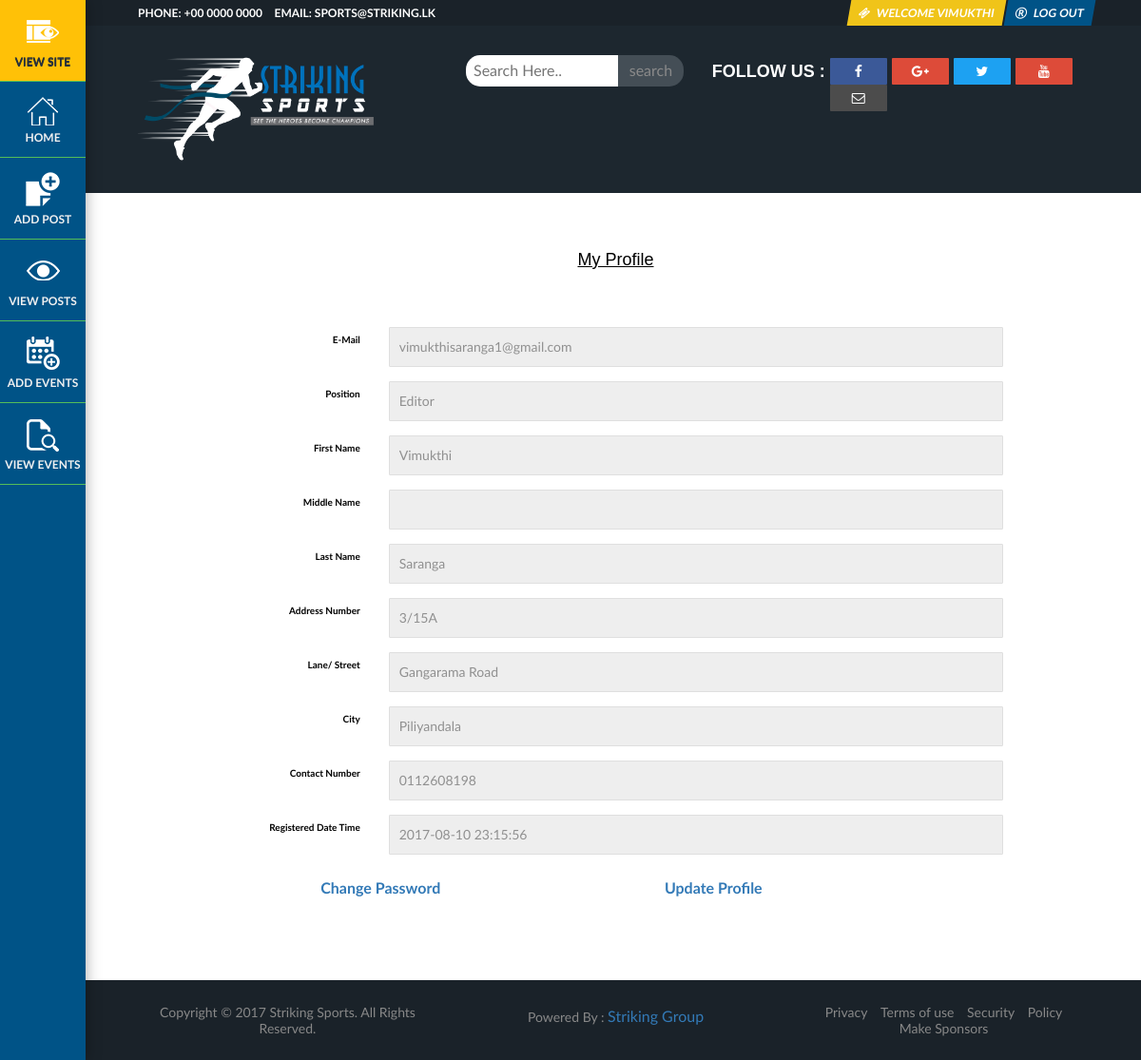
Before: /StrikingSports/src/staffProfile.php (signed in) with the older database file.
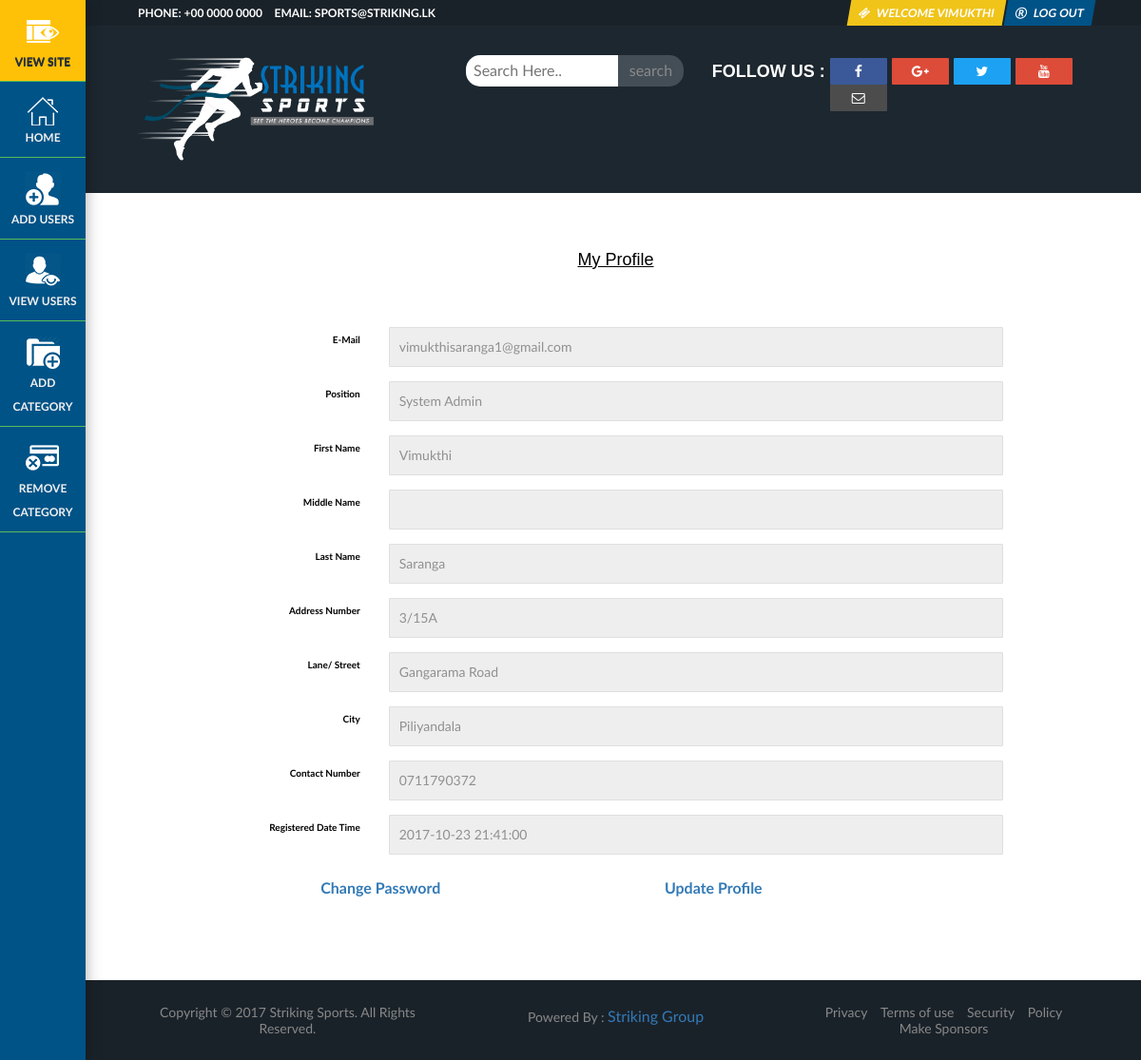
After: the same page with the newer database file.
### tables this page shows
CREATE TABLE `staff` (
  `email` varchar(100) NOT NULL,
  `password` varchar(32) DEFAULT NULL,
  `previous_password` varchar(32) DEFAULT NULL,
  `registered_date_time` datetime DEFAULT NULL,
  `status` int(11) DEFAULT NULL,
  `login_attempt` int(11) DEFAULT NULL,
  `contact_no` varchar(10) DEFAULT NULL,
  `address_address_id` int(11) NOT NULL,
  `name_name_id` int(11) NOT NULL,
  `position` int(11) NOT NULL DEFAULT '1',
  PRIMARY KEY (`email`),
  UNIQUE KEY `email_UNIQUE` (`email`),
  KEY `fk_staff_address_idx` (`address_address_id`),
  KEY `fk_staff_name1_idx` (`name_name_id`),
  CONSTRAINT `fk_staff_address` FOREIGN KEY (`address_address_id`) REFERENCES `address` (`address_id`) ON DELETE NO ACTION ON UPDATE NO ACTION,
  CONSTRAINT `fk_staff_name1` FOREIGN KEY (`name_name_id`) REFERENCES `name` (`name_id`) ON DELETE NO ACTION ON UPDATE NO ACTION
);

CREATE TABLE `name` (
  `name_id` int(11) NOT NULL AUTO_INCREMENT,
  `first_name` varchar(20) NOT NULL,
  `second_name` varchar(20) DEFAULT NULL,
  `last_name` varchar(20) NOT NULL,
  PRIMARY KEY (`name_id`)
);

CREATE TABLE `address` (
  `address_id` int(11) NOT NULL AUTO_INCREMENT,
  `address_no` varchar(10) NOT NULL,
  `address_lane` varchar(40) NOT NULL,
  `address_city` varchar(30) NOT NULL,
  PRIMARY KEY (`address_id`)
);

### StrikingSports/src/staffProfile.php (the view, shortened to what this page needs)
<?php
if(isset($_SESSION['position']) && ($_SESSION['position']==0 || $_SESSION['position']==1 || $_SESSION['position']==2)){
if(isset($_SESSION['email'])){
?>
<!DOCTYPE html>
<html lang="en">
<?php
include_once('../ssi/header.php');
include_once('../ssi/db.php');
?>
<body style="overflow: visible;">
	<?php
		$email = $_SESSION['email'];
		$getUser = "SELECT * FROM staff WHERE email='".$email."'";
		$resultGetUser = mysqli_query($con, $getUser) or die();
		if(mysqli_num_rows($resultGetUser) != 0){
			while($rowGetUser = mysqli_fetch_array($resultGetUser)){
				$eContact = $rowGetUser['contact_no'];
				$eNameId = $rowGetUser['name_name_id'];
				$eAddressId = $rowGetUser['address_address_id'];
				$position = $rowGetUser['position'];
				$ePosition = $position;
				if($position == "0"){
					$position = "System Admin";
				} else if($position == "1"){
					$position = "Editor";
				} else if($position == "2"){
					$position = "Approver";
				}
				$regDateTime = $rowGetUser['registered_date_time'];
				$getName = "SELECT * FROM NAME WHERE name_id='".$eNameId."'";
				$resultGetName = mysqli_query($con, $getName) or die();
				if(mysqli_num_rows($resultGetName) != 0){
					while($rowGetName = mysqli_fetch_array($resultGetName)){
						$eFName = $rowGetName['first_name'];
						$eSName = $rowGetName['second_name'];
						$eLName = $rowGetName['last_name'];
					}
				} else {
					session_unset();
					header('staffLogin.php?error=np');
				}
				$getAddress = "SELECT * FROM address WHERE address_id='".$eAddressId."'";
				$resultGetAddress = mysqli_query($con, $getAddress) or die();
				if(mysqli_num_rows($resultGetAddress) != 0){
					while($rowGetAddress = mysqli_fetch_array($resultGetAddress)){
						$eAno = $rowGetAddress['address_no'];
						$eALane = $rowGetAddress['address_lane'];
						$eACity = $rowGetAddress['address_city'];
					}
				} else {
					session_unset();
					header('staffLogin.php?error=np');
				}
			}
		} else {
			session_unset();
			header('staffLogin.php?error=np');
		}
	?>
    <?php
		if($ePosition == 0){
			include_once('../ssi/sideMenuAdmin.php');
		} else if($ePosition == 1){
			include_once('../ssi/sideMenuStaff.php');
		} else if($ePosition == 2){
			include_once('../ssi/sideMenuApprover.php');
		}
		include_once('../ssi/topMenuStaff.php');
		include_once('../ssi/searchBar.php');
	?>
    <section>
    <div class="lp">
        <div class="inn-title text-center">
            <font face="Verdana, Geneva, sans-serif" size="+1">
            	<u>My Profile</u>
            </font>
        </div>
        <div class="p-mf">
        <div style="padding:10px;">
			<form role="form" class="form-horizontal">
                <div class="form-group">
                    <label for="employeelNIC" class="control-label col-md-3">E-Mail</label>
                    <div class="col-md-8">
                    	<input class="form-control" type="text" name="nic" id="nic" readonly value="<?php echo $email; ?>"/>
                	</div>
                </div>
                <div class="form-group">
                    <label for="employeelNIC" class="control-label col-md-3">Position</label>
                    <div class="col-md-8">
                    	<input class="form-control" type="text" name="nic" id="nic" readonly value="<?php echo $position;?>"/>
                	</div>
                </div>
                <div class="form-group">
                    <label for="employeefName" class="control-label col-md-3">First Name</label>
                    <div class="col-md-8">
                    	<input class="form-control text-capitalize" type="text" name="fname" id="fname" readonly value="<?php echo $eFName; ?>"/>
                	</div>
                </div>
                <div class="form-group">
                    <label for="employeemName" class="control-label col-md-3">Middle Name</label>
                    <div class="col-md-8">
                    	<input class="form-control text-capitalize" type="text" name="mname" id="mname" readonly value="<?php echo $eSName; ?>"/>
                	</div>
                </div>
                <div class="form-group">
                    <label for="employeelName" class="control-label col-md-3">Last Name</label>
                    <div class="col-md-8">
                    	<input class="form-control text-capitalize" type="text" name="lname" id="lname" readonly value="<?php echo $eLName; ?>"/>
                	</div>
                </div>
                <div class="form-group">
                    <label for="addressNo" class="control-label col-md-3">Address Number</label>
                    <div class="col-md-8">
                    	<input class="form-control text-capitalize" type="text" name="addresNo" id="addressNo" readonly value="<?php echo $eAno; ?>"/>
                	</div>
                </div>
                <div class="form-group">
                    <label for="addressLane" class="control-label col-md-3">Lane/ Street</label>
                    <div class="col-md-8">
                    	<input class="form-control  text-capitalize" type="text" name="lane" id="lane" readonly value="<?php echo $eALane; ?>"/>
                	</div>
                </div>
                <div class="form-group">
                    <label for="addressCity" class="control-label col-md-3">City</label>
                    <div class="col-md-8">
                    	<input class="form-control text-capitalize" type="text" name="city" id="city" readonly value="<?php echo $eACity; ?>"/>
                	</div>
                </div>
                <div class="form-group">
                    <label for="employeeContact" class="control-label col-md-3">Contact Number</label>
                    <div class="col-md-8">
                    	<input class="form-control" type="text" name="contact" id="contact" readonly value="<?php echo $eContact; ?>"/>
                	</div>
                </div>
                <div class="form-group">
                    <label for="regDate" class="control-label col-md-3">Registered Date Time</label>
                    <div class="col-md-8">
                    	<input class="form-control text-capitalize" type="text" name="regDate" id="regDate" readonly value="<?php echo $regDateTime; ?>" required/>
                	</div>
                </div>
                <div class="form-group text-center">
                    <label class="control-label col-md-4"><a href="changeStaffPassword.php">Change Password</a></label>
                    <label class="control-label col-md-4"><a href="editStaffProfile.php">Update Profile</a></label>
                </div>
            </form>
        </div>
    </div>
    </div>
    </section>
<?php
		include_once('../ssi/copyRights.php');
	?>
</body>
</html>
<?php
} else {
	header('Location:../404.php');
}
} else {
	header('Location:../404.php');
}
?>

### StrikingSports/ssi/header.php (shortened to what this page needs)
<head>
    <link href="../css/css.css" rel="stylesheet">
    <link href="http://maxcdn.bootstrapcdn.com/font-awesome/4.2.0/css/font-awesome.min.css" rel="stylesheet">
    <link rel="stylesheet" href="../css/style.css">
    <link rel="stylesheet" href="../css/bootstrap.css">
    <link rel="stylesheet" href="../css/mob.css">
</head>

### StrikingSports/ssi/sideMenuStaff.php (shortened to what this page needs)
<section>
    <div class="menu">
        <ul>
        	<li>
                <a href="../index.php" target="_blank"><img src="../images/viewSite.png" alt=""> View Site</a>
            </li>
            <li>
                <a href="../src/staffPanel.php"><img src="../images/s1.png" alt=""> Home</a>
            </li>
            <li>
                <a href="../src/addPost.php"><img src="../images/addPost.png" alt=""> Add Post</a>
            </li>
            <li>
                <a href="../src/viewPost.php"><img src="../images/viewPost.png" alt=""> View Posts</a>
            </li>
            <li>
                <a href="../src/addEvents.php"><img src="../images/addEvent.png" alt=""> Add Events</a>
            </li>
            <li>
                <a href="../src/viewEvents.php"><img src="../images/viewEvent.png" alt=""> View Events</a>
            </li>
        </ul>
    </div>
</section>

### StrikingSports/ssi/topMenuStaff.php (shortened to what this page needs)
<section class="i-head-top">
    <div class="i-head row">
        <div class="i-head-left i-head-com col-md-6">
            <ul>
                <li><a href="">phone: +00 0000 0000</a>
                </li>
                <li><a href="">Email: sports@striking.lk</a>
                </li>
            </ul>
        </div>
        <div class="i-head-right i-head-com col-md-6 col-sm-12 col-xs-12">
            <ul>
                <?php
					if(isset($_SESSION['email'])){
					?>
                   		<li class="top-scal">
                            <a href="../src/staffProfile.php">
                                <i class="fa fa-ticket" aria-hidden="true"></i> Welcome <?php echo $_SESSION['first_name'];?>
                            </a>
                        </li>
                        <li class="top-scal-1">
                            <a href="../src/controller/logout.php">
                                <i class="fa fa-registered" aria-hidden="true"></i> Log Out
                            </a>
                        </li>
                    <?php
					}
				?>
            </ul>
        </div>
    </div>
</section>

### StrikingSports/ssi/searchBar.php
<section>
    <div class="page-head">
        <div class="lp inn-head-pad">
            <div class="row">
                <div class="col-md-4 top-head">
                    <a href="">
                        <img src="../images/cricket-logo.png" alt="">
                    </a>
                </div>
                <div class="col-md-3 top-search">
                    <form action="search.php" role="form" method="post">
                        <ul>
                            <li>
                                <input required type="search" id="search" name="search" pattern=".+" title="No new lines accepted"  placeholder="Search Here..">
                            </li>
                            <li>
                                <input type="submit" name="submit" id="submit" value="search">
                            </li>
                        </ul>
                    </form>
                </div>
                <div class="col-md-5">
                    <ul class="top-soc">
                        <li>
                            <h4>Follow Us : </h4>
                        </li>
                        <li><a href="https://www.facebook.com/sports.striking/" target="_blank"><i class="fa fa-facebook fb1"></i></a>
                        </li>
                        <li><a href=""><i class="fa fa-google-plus gp1"></i></a>
                        </li>
                        <li><a href=""><i class="fa fa-twitter tw1"></i></a>
                        </li>
                        <li><a href="https://www.youtube.com/channel/UCQSGAiIUwgzjSs7jhivJ5dQ" target="_blank"><i class="fa fa-youtube gp1"></i></a>
                        </li>
                        <li><a href="mailto:sports@striking.lk"><i class="fa fa-envelope-o sh1"></i></a>
                        </li>
                    </ul>
                </div>
            </div>
        </div>
    </div>
</section>

### StrikingSports/ssi/copyRights.php
<section>
    <div class="fcopy">
        <div class="lp copy-ri row">
            <div class="col-md-4 col-sm-12 col-xs-12 text-center">Copyright © <?php $year = getdate(); echo $year['year']; ?> Striking Sports. All Rights Reserved.</div>
            <div class="col-md-4 col-sm-12 col-xs-12 text-center">Powered By : <a href="http://striking.lk/" target="_blank">Striking Group</a></div>
            <div class="col-md-4 foot-privacy text-center">
                <ul>
                    <li><a href="">Privacy</a>
                    </li>
                    <li><a href="">Terms of use</a>
                    </li>
                    <li><a href="">Security</a>
                    </li>
                    <li><a href="">Policy</a>
                    </li>
                    <li><a href="">Make Sponsors</a>
                    </li>
                </ul>
            </div>
        </div>
    </div>
</section>

### StrikingSports/ssi/sideMenuAdmin.php (shortened to what this page needs)
<section>
    <div class="menu">
        <ul>
        	<li>
                <a href="../index.php" target="_blank"><img src="../images/viewSite.png" alt=""> View Site</a>
            </li>
            <li>
                <a href="../src/staffPanel.php"><img src="../images/s1.png" alt=""> Home</a>
            </li>
            <li>
                <a href="../src/addUsers.php"><img src="../images/addUser.png" alt=""> Add Users</a>
            </li>
            <li>
                <a href="../src/viewUsers.php"><img src="../images/viewUser.png" alt=""> View Users</a>
            </li>
            <li>
                <a href="../src/addCategory.php"><img src="../images/addCategory.png" alt=""> Add Category</a>
            </li>
            <li>
                <a href="../src/removeCategory.php"><img src="../images/removeCategory.png" alt=""> Remove Category</a>
            </li>
        </ul>
    </div>
</section>

Changed rows visible on the page:
changed staff: position 1 → 0 (drawn); nic "Editor" → "System Admin"; contact "0112608198" → "0711790372"; regDate "2017-08-10 23:15:56" → "2017-10-23 21:41:00"
Other visible differences:
text no longer shown: "ADD POST VIEW POSTS ADD EVENTS VIEW EVENTS"
text now shown: "ADD USERS VIEW USERS ADD CATEGORY REMOVE CATEGORY"
